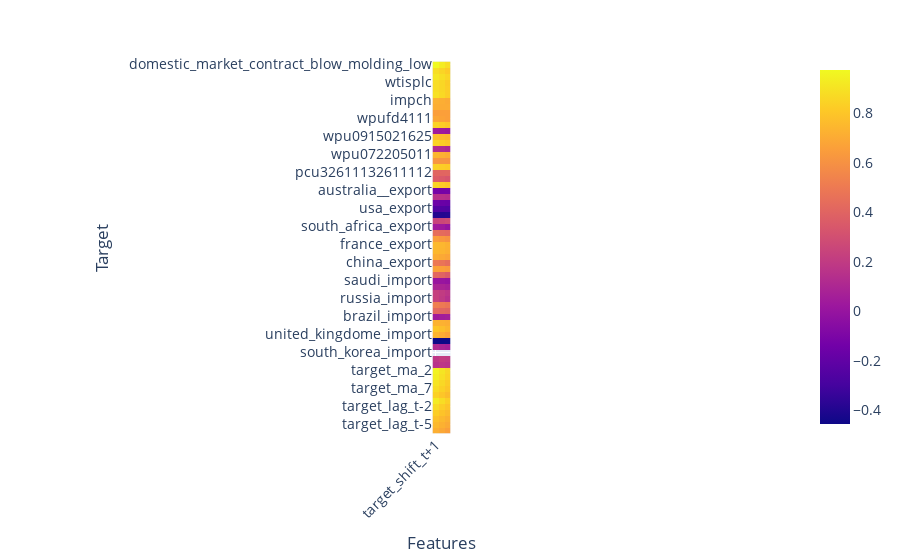

The notebook cell this image was saved under:
### Code cell
corr_target_timeline = ["target_shift_t+1", "target_shift_t+2", "target_shift_t+3"]
target_corr_with_all_feat = target_correlation_chart(processor.transformed_X_data, processor.transformed_Y_data[corr_target_timeline])[:-len(corr_target_timeline)]
target_corr_with_all_feat

### Figure 1 — Plotly figure (JSON) as saved in the notebook; plotly's stock layout.template omitted (floating-point values rounded to 4 significant figures; data arrays with more than 128 entries replaced by an {"elided": "..."} marker saying what was removed)
{"data": [{"coloraxis": "coloraxis", "hovertemplate": "x: %{x}<br>y: %{y}<br>color: %{z}<extra></extra>", "name": "0", "type": "heatmap", "x": ["target_shift_t+1", "target_shift_t+2", "target_shift_t+3"], "xaxis": "x", "y": ["domestic_market_contract_blow_molding_low", "spotexport_blow_molding", "spot_domestic", "wtisplc", "mcoilbrenteu", "gasregm", "impch", "expch", "prubbusdm", "wpufd4111", "pcu325211325211", "pcu32611332611301", "wpu0915021625", "pcu3252132521", "mhhngsp", "wpu072205011", "pcu32611132611115", "pcu32611332611301.1", "pcu32611132611112", "wpu0915021622", "producer_price_index_by_industry_plastics_material_and_resins_manufacturing_thermoplastic_resins_and_plastics_materials", "australia__export", "canada_export", "saudi_export", "usa_export", "india_export", "russia_export", "south_africa_export", "turkey", "brazil", "france_export", "germeny_export", "united_kingdome_export", "china_export", "australia__import", "canada_import", "saudi_import", "usa_import", "india_import", "russia_import", "south_africa_import", "turkey_import", "brazil_import", "france_import", "germeny_import", "united_kingdome_import", "china_import", "japan_import", "south_korea_import", "target_change", "target_growth", "target_ma_2", "target_ma_3", "target_ma_5", "target_ma_7", "target_ma_10", "target_lag_t-1", "target_lag_t-2", "target_lag_t-3", "target_lag_t-4", "target_lag_t-5", "target_lag_t-6"], "yaxis": "y", "z": {"elided": "62x3 float values"}}], "layout": {"coloraxis": {"colorscale": [[0, "#0d0887"], [0.1111, "#46039f"], [0.2222, "#7201a8"], [0.3333, "#9c179e"], [0.4444, "#bd3786"], [0.5556, "#d8576b"], [0.6667, "#ed7953"], [0.7778, "#fb9f3a"], [0.8889, "#fdca26"], [1, "#f0f921"]]}, "font": {"size": 14}, "margin": {"t": 60}, "xaxis": {"anchor": "y", "constrain": "domain", "domain": [0, 1], "scaleanchor": "y", "tickangle": -45, "title": {"text": "Features"}}, "yaxis": {"anchor": "x", "autorange": "reversed", "constrain": "domain", "domain": [0, 1], "tickangle": 0, "title": {"text": "Target"}}}}
